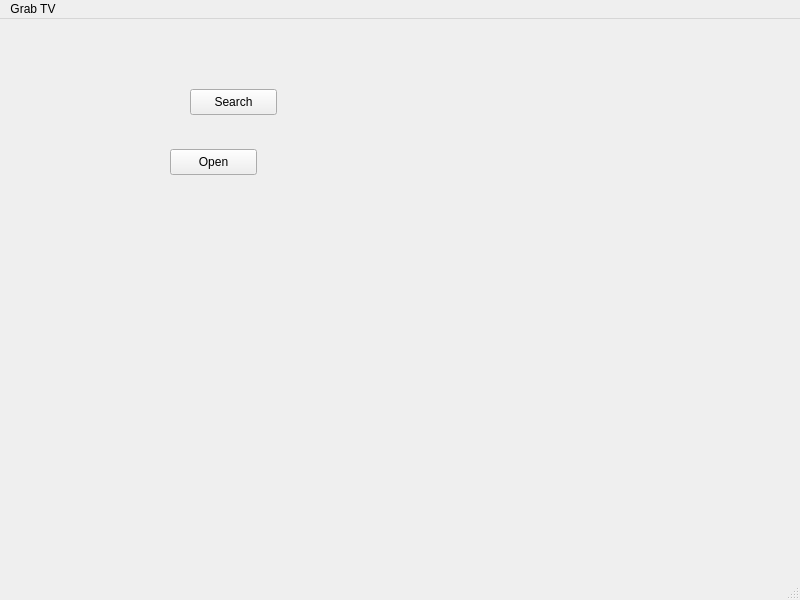
<?xml version="1.0" encoding="UTF-8"?>
<ui version="4.0">
 <class>MainWindow</class>
 <widget class="QMainWindow" name="MainWindow">
  <property name="geometry">
   <rect>
    <x>0</x>
    <y>0</y>
    <width>800</width>
    <height>600</height>
   </rect>
  </property>
  <property name="windowTitle">
   <string>MainWindow</string>
  </property>
  <widget class="QWidget" name="centralwidget">
   <widget class="QPushButton" name="pushButton">
    <property name="geometry">
     <rect>
      <x>170</x>
      <y>130</y>
      <width>87</width>
      <height>26</height>
     </rect>
    </property>
    <property name="text">
     <string>Open</string>
    </property>
   </widget>
   <widget class="QPushButton" name="btnSearch">
    <property name="geometry">
     <rect>
      <x>190</x>
      <y>70</y>
      <width>87</width>
      <height>26</height>
     </rect>
    </property>
    <property name="text">
     <string>Search</string>
    </property>
   </widget>
  </widget>
  <widget class="QMenuBar" name="menubar">
   <property name="geometry">
    <rect>
     <x>0</x>
     <y>0</y>
     <width>800</width>
     <height>23</height>
    </rect>
   </property>
   <widget class="QMenu" name="menuGrab_TV">
    <property name="title">
     <string>Grab TV</string>
    </property>
   </widget>
   <addaction name="menuGrab_TV"/>
  </widget>
  <widget class="QStatusBar" name="statusbar"/>
 </widget>
 <resources/>
 <connections/>
</ui>
